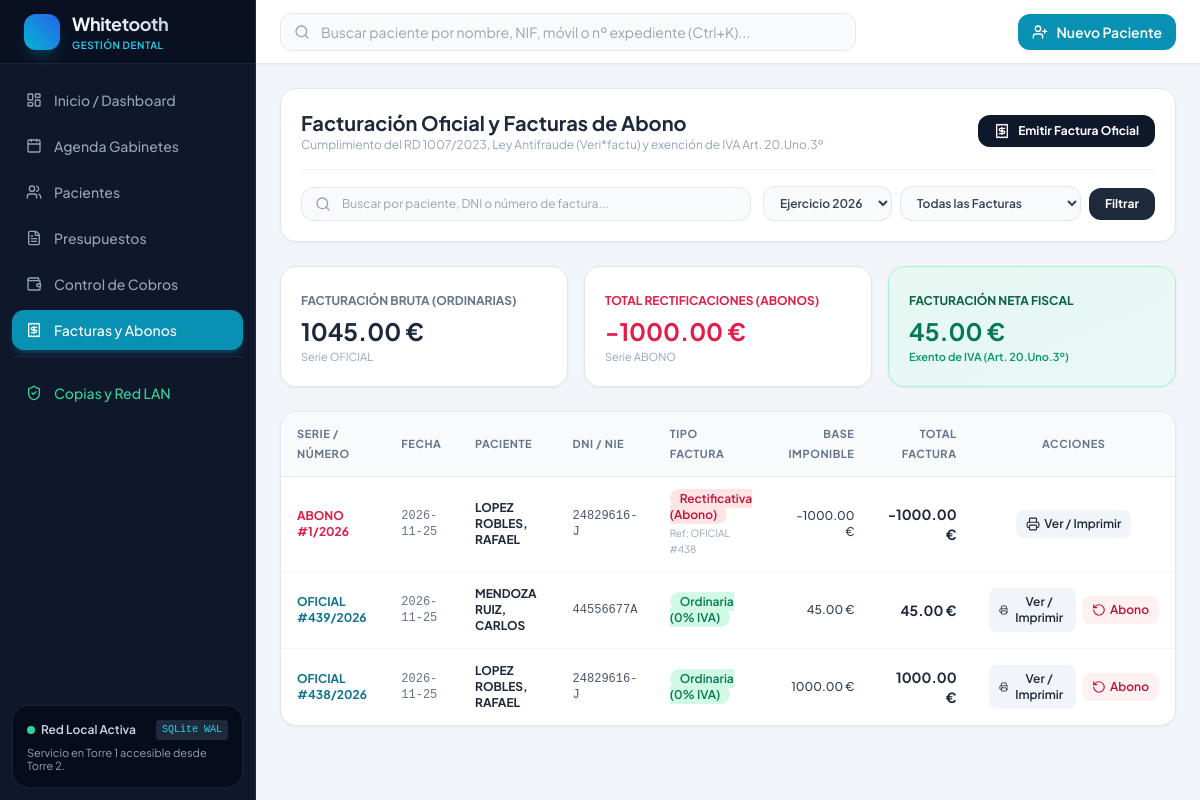
/facturas, run on the app's committed database.
### tables this page shows
CREATE TABLE facturas (
        id INTEGER PRIMARY KEY AUTOINCREMENT,
        paciente_id INTEGER NOT NULL REFERENCES pacientes(id),
        serie TEXT NOT NULL DEFAULT 'OFICIAL',
        numero_factura INTEGER NOT NULL,
        anio INTEGER NOT NULL,
        fecha_factura DATE NOT NULL,
        tipo_factura TEXT DEFAULT 'ordinaria' CHECK(tipo_factura IN ('ordinaria', 'abono_rectificativa')),
        factura_rectificada_id INTEGER REFERENCES facturas(id),
        motivo_rectificacion TEXT,
        base_imponible REAL NOT NULL,
        porcentaje_iva REAL DEFAULT 0.0,
        importe_iva REAL DEFAULT 0.0,
        total_factura REAL NOT NULL,
        forma_cobro_predeterminada TEXT DEFAULT 'Tarjeta',
        estado_pago TEXT DEFAULT 'cobrada' CHECK(estado_pago IN ('cobrada', 'pendiente_parcial', 'impagada')),
        bloqueada INTEGER DEFAULT 1,
        created_at TIMESTAMP DEFAULT CURRENT_TIMESTAMP,
        UNIQUE(serie, numero_factura, anio)
    );

CREATE TABLE pacientes (
        id INTEGER PRIMARY KEY AUTOINCREMENT,
        numero_expediente INTEGER UNIQUE,
        nombre TEXT NOT NULL,
        apellidos TEXT NOT NULL,
        nif_cif TEXT,
        fecha_nacimiento DATE,
        telefono_fijo TEXT,
        telefono_movil TEXT NOT NULL,
        email TEXT,
        direccion TEXT,
        codigo_postal TEXT,
        poblacion TEXT,
        provincia TEXT,
        tipo_paciente TEXT DEFAULT 'general' CHECK(tipo_paciente IN ('general', 'aseguradora', 'infantil', 'vip')),
        aseguradora_nombre TEXT,
        numero_poliza TEXT,
        alergias TEXT,
        antecedentes_medicos TEXT,
        consentimiento_rgpd_firmado INTEGER DEFAULT 0,
        fecha_consentimiento_rgpd TIMESTAMP,
        estado TEXT DEFAULT 'alta' CHECK(estado IN ('alta', 'baja')),
        motivo_consulta TEXT,
        notas_administrativas TEXT,
        created_at TIMESTAMP DEFAULT CURRENT_TIMESTAMP,
        updated_at TIMESTAMP DEFAULT CURRENT_TIMESTAMP
    );

### app/routers/facturacion.py (the view)
@router.get("", response_class=HTMLResponse)
def listar_facturas(request: Request, anio: int = None, tipo: str = "todas", q: str = ""):
    conn = get_db_connection()
    current_year = anio or date.today().year
    query = """
        SELECT f.*,
               p.nombre as paciente_nombre, p.apellidos as paciente_apellidos,
               p.nif_cif as paciente_nif, p.numero_expediente as paciente_expediente,
               rf.numero_factura as rectificada_numero, rf.serie as rectificada_serie
        FROM facturas f
        JOIN pacientes p ON f.paciente_id = p.id
        LEFT JOIN facturas rf ON f.factura_rectificada_id = rf.id
        WHERE f.anio = ?
    """
    params = [current_year]
    if tipo != "todas":
        query += " AND f.tipo_factura = ?"
        params.append(tipo)
    if q.strip():
        query += " AND (p.nombre LIKE ? OR p.apellidos LIKE ? OR p.nif_cif LIKE ? OR f.numero_factura = ?)"
        term = f"%{q.strip()}%"
        num = int(q.strip()) if q.strip().isdigit() else -1
        params.extend([term, term, term, num])
    query += " ORDER BY f.serie ASC, f.numero_factura DESC"
    facturas = conn.execute(query, params).fetchall()
    total_base = sum(f["base_imponible"] for f in facturas if f["tipo_factura"] == "ordinaria")
    total_abonos = sum(abs(f["base_imponible"]) for f in facturas if f["tipo_factura"] == "abono_rectificativa")
    total_neto = round(total_base - total_abonos, 2)
    pacientes = conn.execute("SELECT id, nombre, apellidos, nif_cif, numero_expediente FROM pacientes WHERE estado = 'alta' ORDER BY apellidos, nombre").fetchall()
    conn.close()
    from fastapi.templating import Jinja2Templates
    templates = Jinja2Templates(directory="app/templates")
    return templates.TemplateResponse(request=request, name="facturas.html", context={
        "facturas": facturas,
        "pacientes": pacientes,
        "anio_actual": current_year,
        "tipo": tipo,
        "q": q,
        "total_base": round(total_base, 2),
        "total_abonos": round(total_abonos, 2),
        "total_neto": total_neto
    })

### app/templates/facturas.html (shortened to what this page needs)
{% extends "base.html" %}
{% block content %}
<div class="space-y-6">
    <div class="bg-white rounded-2xl shadow-sm border border-slate-200 p-5">
        <div class="flex flex-col lg:flex-row lg:items-center justify-between gap-4">
            <div>
                <h1 class="text-xl font-bold text-slate-800">Facturación Oficial y Facturas de Abono</h1>
                <p class="text-xs text-slate-400">Cumplimiento del RD 1007/2023, Ley Antifraude (Veri*factu) y exención de IVA Art. 20.Uno.3º</p>
            </div>
            <div class="flex items-center gap-3">
                <button onclick="document.getElementById('modal-nueva-factura-global').classList.remove('hidden')" class="px-4 py-2 bg-slate-900 hover:bg-slate-800 text-white rounded-xl text-xs font-bold shadow-sm transition-all flex items-center gap-2">
                    <i data-lucide="receipt" class="w-4 h-4"></i>
                    <span>Emitir Factura Oficial</span>
                </button>
            </div>
        </div>
        <form action="/facturas" method="GET" class="mt-4 pt-4 border-t border-slate-100 flex flex-col md:flex-row items-center gap-3">
            <div class="relative flex-1 w-full">
                <i data-lucide="search" class="w-4 h-4 text-slate-400 absolute left-3.5 top-1/2 -translate-y-1/2"></i>
                <input type="text" name="q" value="{{ q }}" placeholder="Buscar por paciente, DNI o número de factura..." class="w-full pl-10 pr-4 py-2 border border-slate-200 rounded-xl text-xs bg-slate-50 focus:bg-white focus:ring-2 focus:ring-cyan-500">
            </div>
            <div class="flex items-center gap-2 w-full md:w-auto">
                <select name="anio" onchange="this.form.submit()" class="px-3 py-2 border border-slate-200 rounded-xl text-xs bg-slate-50 font-semibold text-slate-700">
                    <option value="2026" {% if anio_actual == 2026 %}selected{% endif %}>Ejercicio 2026</option>
                </select>
                <select name="tipo" onchange="this.form.submit()" class="px-3 py-2 border border-slate-200 rounded-xl text-xs bg-slate-50 font-semibold text-slate-700">
                    <option value="todas" {% if tipo == 'todas' %}selected{% endif %}>Todas las Facturas</option>
                </select>
                <button type="submit" class="px-4 py-2 bg-slate-800 hover:bg-slate-900 text-white rounded-xl text-xs font-bold transition-all">
                    Filtrar
                </button>
            </div>
        </form>
    </div>
    <div class="grid grid-cols-1 md:grid-cols-3 gap-4">
        <div class="bg-white p-5 rounded-2xl border border-slate-200 shadow-sm">
            <span class="text-xs font-bold uppercase text-slate-500">Facturación Bruta (Ordinarias)</span>
            <div class="text-2xl font-bold text-slate-800 mt-1">{{ "%.2f"|format(total_base) }} €</div>
            <span class="text-[11px] text-slate-400 block mt-0.5">Serie OFICIAL</span>
        </div>
        <div class="bg-white p-5 rounded-2xl border border-slate-200 shadow-sm">
            <span class="text-xs font-bold uppercase text-rose-600">Total Rectificaciones (Abonos)</span>
            <div class="text-2xl font-bold text-rose-600 mt-1">-{{ "%.2f"|format(total_abonos) }} €</div>
            <span class="text-[11px] text-slate-400 block mt-0.5">Serie ABONO</span>
        </div>
        <div class="bg-white p-5 rounded-2xl border border-emerald-200 shadow-sm bg-gradient-to-br from-emerald-500/10 to-teal-500/10">
            <span class="text-xs font-bold uppercase text-emerald-800">Facturación Neta Fiscal</span>
            <div class="text-2xl font-bold text-emerald-700 mt-1">{{ "%.2f"|format(total_neto) }} €</div>
            <span class="text-[11px] text-emerald-600 font-semibold block mt-0.5">Exento de IVA (Art. 20.Uno.3º)</span>
        </div>
    </div>
    <div class="bg-white rounded-2xl shadow-sm border border-slate-200 overflow-hidden">
        <div class="overflow-x-auto">
            <table class="w-full text-left border-collapse text-sm">
                <thead>
                    <tr class="bg-slate-50 border-b border-slate-200 text-[11px] uppercase tracking-wider text-slate-500 font-bold">
                        <th class="py-3 px-4">Serie / Número</th>
                        <th class="py-3 px-4">Fecha</th>
                        <th class="py-3 px-4">Paciente</th>
                        <th class="py-3 px-4">DNI / NIE</th>
                        <th class="py-3 px-4">Tipo Factura</th>
                        <th class="py-3 px-4 text-right">Base Imponible</th>
                        <th class="py-3 px-4 text-right">Total Factura</th>
                        <th class="py-3 px-4 text-center">Acciones</th>
                    </tr>
                </thead>
                <tbody class="divide-y divide-slate-100 text-xs">
                    {% for f in facturas %}
                    <tr class="hover:bg-slate-50/80 transition-colors">
                        <td class="py-3.5 px-4 font-bold {% if f.tipo_factura == 'abono_rectificativa' %}text-rose-600{% else %}text-cyan-700{% endif %}">
                            {{ f.serie }} #{{ f.numero_factura }}/{{ f.anio }}
                        </td>
                        <td class="py-3.5 px-4 text-slate-500 font-mono">{{ f.fecha_factura }}</td>
                        <td class="py-3.5 px-4">
                            <a href="/pacientes/{{ f.paciente_id }}" class="font-bold text-slate-800 hover:text-cyan-600">
                                {{ f.paciente_apellidos }}, {{ f.paciente_nombre }}
                            </a>
                        </td>
                        <td class="py-3.5 px-4 text-slate-600 font-mono">{{ f.paciente_nif or '-' }}</td>
                        <td class="py-3.5 px-4">
                            {% if f.tipo_factura == 'abono_rectificativa' %}
                            <span class="px-2.5 py-0.5 rounded-full text-xs font-semibold bg-rose-100 text-rose-700">
                                Rectificativa (Abono)
                            </span>
                            {% if f.rectificada_numero %}
                            <span class="block text-[10px] text-slate-400 mt-0.5">Ref: {{ f.rectificada_serie }} #{{ f.rectificada_numero }}</span>
                            {% endif %}
                            {% else %}
                            <span class="px-2.5 py-0.5 rounded-full text-xs font-semibold bg-emerald-100 text-emerald-700">
                                Ordinaria (0% IVA)
                            </span>
                            {% endif %}
                        </td>
                        <td class="py-3.5 px-4 text-right font-medium text-slate-700">
                            {{ "%.2f"|format(f.base_imponible) }} €
                        </td>
                        <td class="py-3.5 px-4 text-right font-bold text-slate-800 text-sm">
                            {{ "%.2f"|format(f.total_factura) }} €
                        </td>
                        <td class="py-3.5 px-4 text-center">
                            <div class="flex items-center justify-center gap-1.5">
                                <a href="/facturas/{{ f.id }}/imprimir" target="_blank" class="px-2.5 py-1.5 rounded-lg bg-slate-100 hover:bg-cyan-50 hover:text-cyan-700 font-semibold transition-all inline-flex items-center gap-1">
                                    <i data-lucide="printer" class="w-3.5 h-3.5"></i>
                                    <span>Ver / Imprimir</span>
                                </a>
                                {% if f.tipo_factura == 'ordinaria' %}
                                <button onclick="abrirModalAbono({{ f.id }}, '{{ f.serie }} #{{ f.numero_factura }}/{{ f.anio }}', '{{ f.paciente_apellidos }}, {{ f.paciente_nombre }}', {{ f.total_factura }})"
                                        class="px-2.5 py-1.5 rounded-lg bg-rose-50 hover:bg-rose-100 text-rose-700 font-semibold transition-all inline-flex items-center gap-1" title="Emitir Factura de Abono">
                                    <i data-lucide="rotate-ccw" class="w-3.5 h-3.5"></i>
                                    <span>Abono</span>
                                </button>
                                {% endif %}
                            </div>
                        </td>
                    </tr>
                    {% else %}
                    <tr>
                        <td colspan="8" class="py-12 text-center text-slate-400">No se encontraron facturas con los filtros indicados.</td>
                    </tr>
                    {% endfor %}
                </tbody>
            </table>
        </div>
    </div>
</div>
{% endblock %}

### app/templates/base.html (style rules this page uses)
body { font-family: 'Plus Jakarta Sans', sans-serif; }

### data on the page
facturas: serie "ABONO", numero_factura "1", anio "2026", fecha_factura "2026-11-25", paciente_apellidos "LOPEZ ROBLES", paciente_nombre "RAFAEL", nif_cif "24829616-J", rectificada_serie "OFICIAL", rectificada_numero "438", base_imponible "-1000.00", total_factura "-1000.00"
facturas: serie "OFICIAL", numero_factura "439", anio "2026", fecha_factura "2026-11-25", paciente_apellidos "MENDOZA RUIZ", paciente_nombre "CARLOS", nif_cif "44556677A", tipo_factura "Ordinaria (0% IVA)", base_imponible "45.00", total_factura "45.00"
facturas: serie "OFICIAL", numero_factura "438", anio "2026", fecha_factura "2026-11-25", paciente_apellidos "LOPEZ ROBLES", paciente_nombre "RAFAEL", nif_cif "24829616-J", tipo_factura "Ordinaria (0% IVA)", base_imponible "1000.00", total_factura "1000.00"

### other printed values
{{ "%.2f"|format(total_base) }} "1045.00"
{{ "%.2f"|format(total_abonos) }} "1000.00"
{{ "%.2f"|format(total_neto) }} "45.00"
